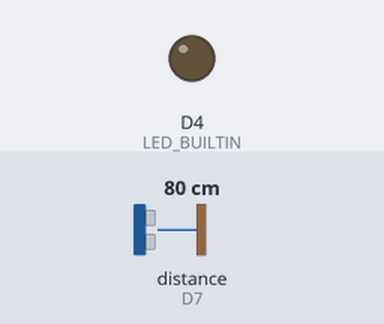
Simulated run of this sketch. Board: ESP8266 (NodeMCU). Shown: output pins drawn as LEDs (lit = HIGH, except the on-board LED, lit = LOW). Wiring (inferred from the names in the program): ultrasonic range finder: trigger D6; echo D7. The test bench sets the inputs (shaded band); at power-on: distance to the obstacle (sensor on D7) 80 cm. The echo pulse lasts 58.3 µs per cm; WiFi joins after 1.5 s; servers stay silent unless stated; pins used as bus, display or sensor lines are not drawn; what the sketch prints to the serial monitor is not drawn.

Above: at 0.1 s.
At 4.6 s:
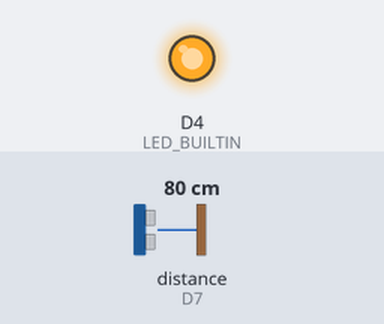
Timing chart, 0 to 6.1 s (numbered marks = the images above):
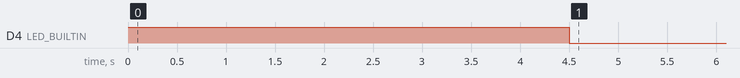

The sketch:

NodeSlave.ino
```cpp
#include <ESP8266WiFi.h>
#define echoPin D7 // Echo Pin
#define trigPin D6 // Trigger Pin
long duration, distance;
IPAddress staticIP171_129(192,168,43,114); //ganti 3 digit terakhir ip untuk node slave lain
IPAddress gateway171_129(192,168,43,1);
IPAddress subnet171_129(255,255,255,0);

WiFiServer server(80);

void setup()
{
  pinMode(LED_BUILTIN, OUTPUT);
  digitalWrite(LED_BUILTIN, HIGH);
  Serial.begin(9600);
  pinMode(trigPin, OUTPUT);
  pinMode(echoPin, INPUT);
  WiFi.disconnect();
  WiFi.config(staticIP171_129, gateway171_129, subnet171_129);
  delay(3000);
   WiFi.begin("mif23","qwertyuiop");
  while ((!(WiFi.status() == WL_CONNECTED))){
    Serial.print("..");
    delay(300);

  }
  digitalWrite(LED_BUILTIN, LOW);
  Serial.println("Connected");
  Serial.println((WiFi.localIP().toString()));
  Serial.println((WiFi.gatewayIP().toString().c_str()));
  Serial.println((WiFi.subnetMask().toString().c_str()));
  server.begin();

}


void loop()
{
    digitalWrite(trigPin, LOW);
    delayMicroseconds(2);
    digitalWrite(trigPin, HIGH);
    delayMicroseconds(10);
    digitalWrite(trigPin, LOW);
    duration = pulseIn(echoPin, HIGH);
    distance = duration/58.2;
    Serial.println(distance);
    WiFiClient client = server.available();
    if (!client) { return; }
    while(!client.available()){  delay(1); }
    client.println("HTTP/1.1 200 OK");
    client.println("Content-Type: text/html");
    client.println("");
    client.println(distance);
    client.stop();
    delay(1);

}
```
